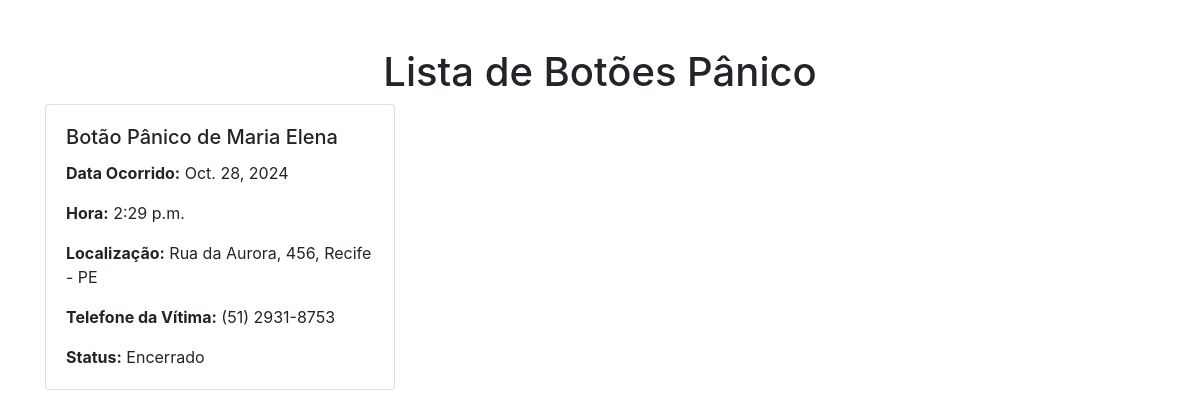
The page /restrito/botao_panico/ on the database its author committed.
### barbara_app/models.py (models this page shows, shortened)
class BotaoPanico(models.Model):
    data_ocorrido = models.DateField(default=timezone.now)
    hora = models.TimeField(default=timezone.now)
    vitima = models.ForeignKey(Vitima, on_delete=models.CASCADE)
    localizacao = models.TextField(default='Endereço não informado')
    telefone_vitima = models.CharField(max_length=15, default='Sem Telefone')
    status = models.CharField(max_length=20, default='Ativo')

class Vitima(models.Model):
    nome = models.CharField(max_length=100, default='Sem Nome')
    nome_social = models.CharField(max_length=100, default='Sem Nome Social Informado')
    data_nascimento = models.DateField(default='2000-01-01')
    cidade_nascimento = models.CharField(max_length=100, default='Nao Informado')
    estado_nascimento = models.CharField(max_length=100, default='Nao Informado')
    cpf = models.CharField(max_length=11, unique=True, default='00000000000')
    rg = models.CharField(max_length=12, unique=True, default='0000000000')
    email = models.EmailField(max_length=254, unique=True, blank=True, null=True)
    endereco = models.TextField(default='Endereço não informado')
    ocupacao = models.CharField(max_length=100, blank=True, null=True)
    telefone = models.CharField(max_length=15, default='Sem Telefone')
    lista_contatos = models.ForeignKey(ListaContatos, on_delete=models.CASCADE, default=None)
    estado_atual = models.TextField(default='Estado atual não informado')
    medida_protetiva = models.BooleanField(default=False)
    foto = models.ImageField(upload_to='fotos_vitimas/', null=True, blank=True)

### barbara_app/views.py (the view)
# urls.py: path('restrito/botao_panico/', views.lista_botoes_panico, name='botao_panico'),
def lista_botoes_panico(request):
    botoes = BotaoPanico.objects.all()
    return render(request, 'ocorrencias/botao_panico.html', {'botoes': botoes})

### barbara_app/templates/ocorrencias/botao_panico.html (shortened to what this page needs)
<!DOCTYPE html>
<html lang="pt-BR">
<head>
    <link href="https://maxcdn.bootstrapcdn.com/bootstrap/4.5.2/css/bootstrap.min.css" rel="stylesheet">
</head>
<body>
    <div class="container mt-5">
        <h1 class="text-center">Lista de Botões Pânico</h1>
        <div class="row">
            {% for botao in botoes %}
                <div class="col-md-4 mb-4">
                    <div class="card">
                        <div class="card-body">
                            <h5 class="card-title">Botão Pânico de {{ botao.vitima.nome }}</h5>
                            <p class="card-text"><strong>Data Ocorrido:</strong> {{ botao.data_ocorrido }}</p>
                            <p class="card-text"><strong>Hora:</strong> {{ botao.hora }}</p>
                            <p class="card-text"><strong>Localização:</strong> {{ botao.localizacao }}</p>
                            <p class="card-text"><strong>Telefone da Vítima:</strong> {{ botao.telefone_vitima }}</p>
                            <p class="card-text"><strong>Status:</strong> {{ botao.status }}</p>
                        </div>
                    </div>
                </div>
            {% empty %}
                <div class="col-12">
                    <div class="alert alert-warning" role="alert">
                        Nenhum botão pânico encontrado.
                    </div>
                </div>
            {% endfor %}
        </div>
    </div>
</body>
</html>

### rows shown on the page
BotaoPanico: vitima.nome "Maria Elena", data_ocorrido "Oct. 28, 2024", hora "2:29 p.m.", localizacao "Rua da Aurora, 456, Recife - PE", telefone_vitima "(51) 2931-8753", status "Encerrado"
